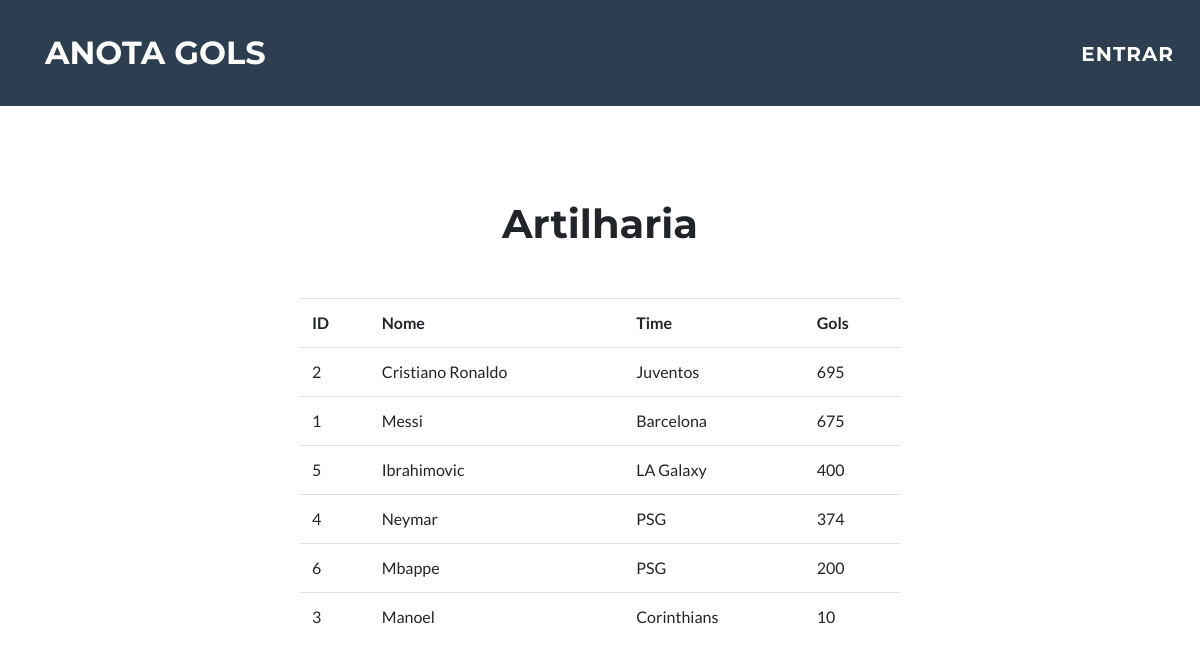
Before: /classificacao.php with the older database file.
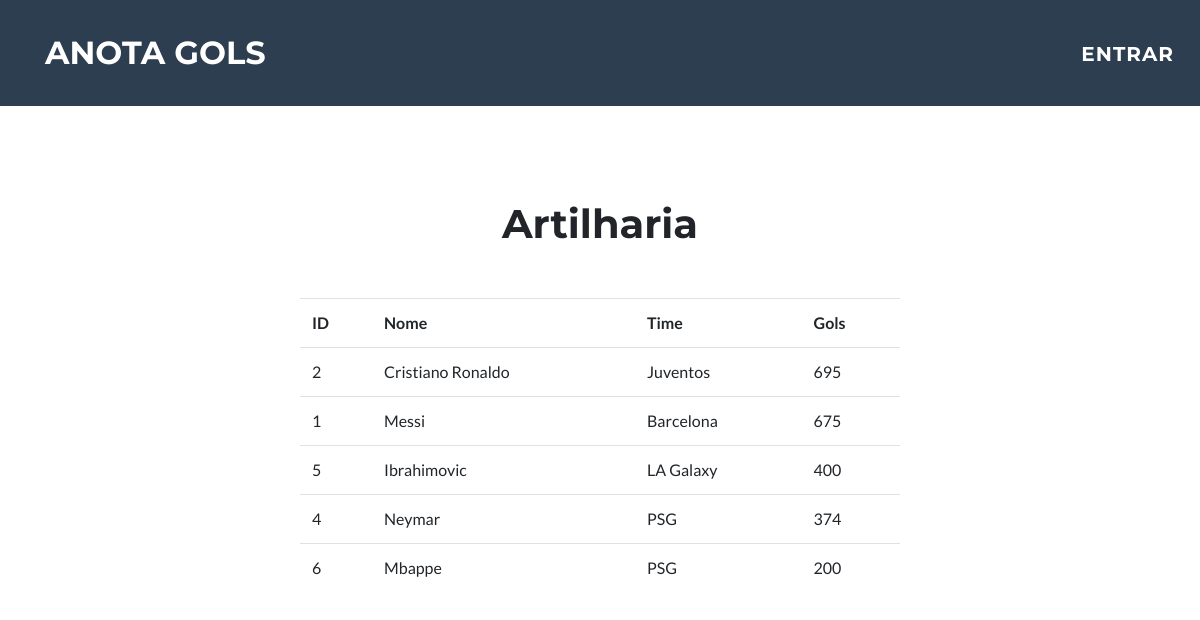
After: the same page with the newer database file.
### tables this page shows
CREATE TABLE jogador(
id integer primary key not null,
nome varchar(30) not null,
time varchar(30) not null,
gols integer not null);

### Banco.php (called while the page is built, shortened)
<?php
class Banco
{
    private $dsn = "sqlite:artilharia.sqlite";
    public function conectar()
    {
        $this ->pdo = new PDO($this->dsn);
    }
}

### Jogador.php (called while the page is built, shortened)
<?php
class Jogador extends Banco {
    public function select()
    {
        $instrucao = $this->pdo->query("SELECT * FROM JOGADOR ORDER BY GOLS DESC");
        return $instrucao->fetchAll();
    }
}

### classificacao.php (the view, shortened to what this page needs)
<?php
require 'Banco.php';
require 'Jogador.php';
$jogador = new Jogador('jogadores');
$jogadores = $jogador->select();
?>
<!DOCTYPE html>
<html lang="pt-br">
    <head>
        <link href="vendor/bootstrap/css/bootstrap.min.css" rel="stylesheet">
        <link href="vendor/fontawesome-free/css/all.min.css" rel="stylesheet" type="text/css">
        <link href="vendor/magnific-popup/magnific-popup.css" rel="stylesheet" type="text/css">
        <link href="css/freelancer.css" rel="stylesheet">
    </head>
    <body>
        <nav class="navbar navbar-expand-lg bg-secondary fixed-top text-uppercase" id="mainNav">
            <div class="container">
                <a class="navbar-brand js-scroll-trigger" href="home.php">Anota Gols</a>
                <div class="collapse navbar-collapse" id="navbarResponsive">
                    <ul class="navbar-nav ml-auto">
                        <li class="nav-item mx-0 mx-lg-1">
                            <a class="nav-link py-3 px-0 px-lg-3 rounded" href="login.php" id="entrar" style="position: absolute; right: 10px; margin-top: -30px; font-size: 20px">Entrar</a>
                        </li>
                    </ul>
                </div>
            </div>
        </nav>
    <center>
        <h1 style="margin-top: 200px">Artilharia</h1>
        <table class="table" style="width: 600px">
            <tr id="topo">
                <td>ID</td>
                <td>Nome</td>
                <td>Time</td>
                <td>Gols</td>
            </tr>
            <?php foreach ($jogadores as $jogador): ?>
                <tr>
                    <td><?= $jogador['id']; ?></td>
                    <td><?= $jogador['nome']; ?></td>
                    <td><?= $jogador['time']; ?></td>
                    <td><?= $jogador['gols']; ?></td>
                </tr>
            <?php endforeach; ?>
        </table>
    </center>
</body>
</html>

### css/freelancer.css (style rules this page uses)
body { font-family: 'Lato'; }
h1, h2, h3, h4, h5, h6 { font-weight: 700; font-family: 'Montserrat'; }
#mainNav { padding-top: 1rem; padding-bottom: 1rem; font-weight: 700; font-family: 'Montserrat'; }
#mainNav .navbar-brand { color: #fff; }
#mainNav .navbar-nav { margin-top: 1rem; letter-spacing: 0.0625rem; }
#mainNav .navbar-nav li.nav-item a.nav-link { color: #fff; }
@media (min-width: 992px) { #mainNav { padding-top: 1.5rem; padding-bottom: 1.5rem; -webkit-transition: padding-top 0.3s, padding-bottom 0.3s; transition: padding-top 0.3s, padding-bottom 0.3s; } }
@media (min-width: 992px) { #mainNav .navbar-brand { font-size: 2em; -webkit-transition: font-size 0.3s; transition: font-size 0.3s; } }
@media (min-width: 992px) { #mainNav .navbar-nav { margin-top: 0; } }
a { color: #18BC9C; }
.bg-secondary { background-color: #2C3E50 !important; }
a#entrar { right: 5px; }

### classificacao.php (style rules this page uses)
#topo td { font-weight: bold; }
.table { margin-top: 50px; }

Changed rows visible on the page:
removed jogador: id "3", nome "Manoel", time "Corinthians", gols "10"
